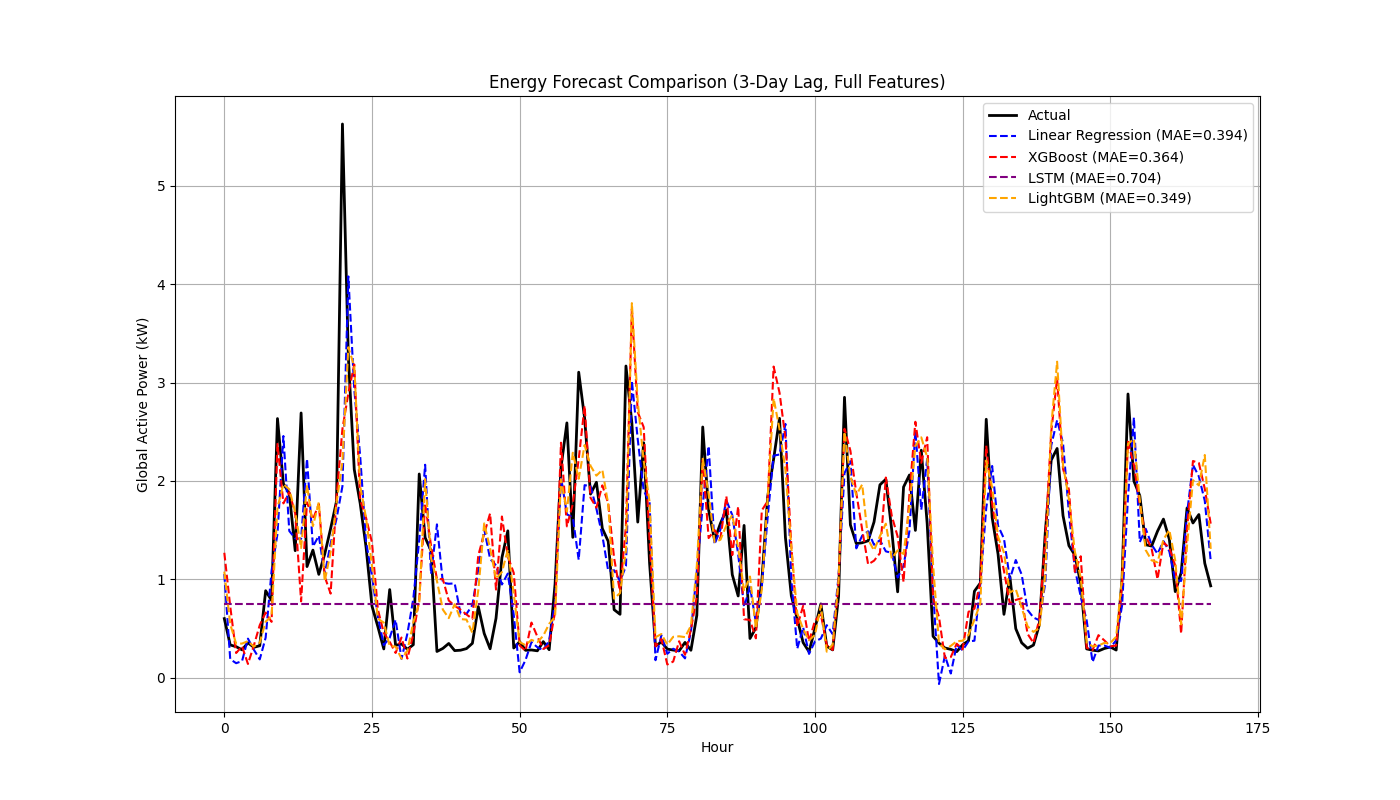

Source code (Python):
import pandas as pd
import numpy as np
import matplotlib.pyplot as plt
import os
import time
import math
import xgboost as xgb
import lightgbm as lgb
from sklearn.metrics import mean_squared_error, mean_absolute_error, r2_score
from sklearn.linear_model import LinearRegression
from tensorflow.keras.models import Sequential
from tensorflow.keras.layers import LSTM, Dense

# ==========================================
# 1. HELPER FUNCTIONS
# ==========================================

def evaluate_forecast(y_true, y_pred):
    mae = mean_absolute_error(y_true, y_pred)
    rmse = math.sqrt(mean_squared_error(y_true, y_pred))
    r2 = r2_score(y_true, y_pred)
    return mae, rmse, r2

def series_to_supervised(data, n_in=1, n_out=1, dropnan=True):
    n_vars = 1 if type(data) is list else data.shape[1]
    df = pd.DataFrame(data)
    cols, names = list(), list()
    
    # Input sequence (t-n, ... t-1)
    for i in range(n_in, 0, -1):
        cols.append(df.shift(i))
        names += [('var%d(t-%d)' % (j+1, i)) for j in range(n_vars)]
        
    # Forecast sequence (t, t+1, ... t+n)
    for i in range(0, n_out):
        cols.append(df.shift(-i))
        if i == 0:
            names += [('var%d(t)' % (j+1)) for j in range(n_vars)]
        else:
            names += [('var%d(t+%d)' % (j+1, i)) for j in range(n_vars)]
            
    agg = pd.concat(cols, axis=1)
    agg.columns = names
    
    if dropnan:
        agg.dropna(inplace=True)
    return agg

def load_and_process_data(filepath):
    print(f"Loading data from {filepath}...")
    
    if not os.path.exists(filepath):
        raise FileNotFoundError(f"File not found: {filepath}")

    df = pd.read_csv(filepath, sep=';', 
                     parse_dates={'dt': ['Date', 'Time']}, 
                     infer_datetime_format=True, 
                     dayfirst=True,
                     low_memory=False, 
                     na_values=['nan', '?'])

    df = df.set_index('dt')
    df = df.fillna(method='ffill')

    cols_to_numeric = ['Global_active_power', 'Global_reactive_power', 'Voltage', 
                       'Global_intensity', 'Sub_metering_1', 'Sub_metering_2', 'Sub_metering_3']
    for col in cols_to_numeric:
        df[col] = pd.to_numeric(df[col], errors='coerce')
        
    # Feature Engineering
    df['hour'] = df.index.hour
    df['day_of_week'] = df.index.dayofweek
    df['month'] = df.index.month
    
    # Resample to Hourly
    df_hourly = df.resample('H').mean()
    df_hourly = df_hourly.dropna()
    
    print(f"Data processed. Hourly shape: {df_hourly.shape}")
    return df_hourly

# ==========================================
# 2. MODEL TRAINING FUNCTIONS
# ==========================================

def train_linear_regression(train_X, train_y, test_X, test_y):
    print("Training Linear Regression...")
    start_time = time.time()
    
    model = LinearRegression()
    model.fit(train_X, train_y)
    predictions = model.predict(test_X)
    
    inference_time = time.time() - start_time
    mae, rmse, r2 = evaluate_forecast(test_y, predictions)
    return predictions, mae, rmse, r2, inference_time

def train_xgboost(train_X, train_y, test_X, test_y):
    print("Training XGBoost...")
    start_time = time.time()
    
    model = xgb.XGBRegressor(objective='reg:squarederror', n_estimators=500, n_jobs=-1)
    model.fit(train_X, train_y)
    predictions = model.predict(test_X)
    
    inference_time = time.time() - start_time
    mae, rmse, r2 = evaluate_forecast(test_y, predictions)
    return predictions, mae, rmse, r2, inference_time

def train_lightgbm(train_X, train_y, test_X, test_y):
    print("Training LightGBM...")
    start_time = time.time()
    
    model = lgb.LGBMRegressor(n_estimators=500, n_jobs=-1)
    model.fit(train_X, train_y)
    predictions = model.predict(test_X)
    
    inference_time = time.time() - start_time
    mae, rmse, r2 = evaluate_forecast(test_y, predictions)
    return predictions, mae, rmse, r2, inference_time

def train_lstm(train_X, train_y, test_X, test_y):
    print("Training LSTM...")
    start_time = time.time()
    
    # Reshape for LSTM [samples, timesteps, features]
    train_X_reshaped = train_X.reshape((train_X.shape[0], 1, train_X.shape[1]))
    test_X_reshaped = test_X.reshape((test_X.shape[0], 1, test_X.shape[1]))
    
    model = Sequential()
    model.add(LSTM(50, input_shape=(train_X_reshaped.shape[1], train_X_reshaped.shape[2])))
    model.add(Dense(1))
    model.compile(loss='mae', optimizer='adam')
    
    # Reduced epochs for efficiency in this demo, increase for production
    model.fit(train_X_reshaped, train_y, epochs=10, batch_size=72, verbose=0, shuffle=False)
    
    predictions = model.predict(test_X_reshaped).flatten()
    
    inference_time = time.time() - start_time
    mae, rmse, r2 = evaluate_forecast(test_y, predictions)
    return predictions, mae, rmse, r2, inference_time

# ==========================================
# 3. MAIN EXECUTION
# ==========================================

def main():
    dataset_path = r"c:/Users/Akshat/Desktop/AISmartHome/individual+household+electric+power+consumption/household_power_consumption.txt"
    try:
        data = load_and_process_data(dataset_path)
    except Exception as e:
        print(f"Failed to load data: {e}")
        return

    # Configuration: Full Features & 3-Day Lag
    features_to_use = ['Global_active_power', 'Global_reactive_power', 'Voltage', 
                       'Global_intensity', 'Sub_metering_1', 'Sub_metering_2', 
                       'Sub_metering_3', 'hour', 'day_of_week']
    n_lag = 72
    
    print(f"\nConfiguration: Lag={n_lag} hours (3 Days), Features={len(features_to_use)}")

    # Prepare Data
    dataset = data[features_to_use].values
    reframed = series_to_supervised(dataset, n_in=n_lag, n_out=1)
    
    # Drop columns we don't want to predict (keep only var1(t) which is Global_active_power)
    n_features = len(features_to_use)
    if n_features > 1:
        reframed.drop(reframed.columns[list(range(reframed.shape[1] - (n_features - 1), reframed.shape[1]))], axis=1, inplace=True)
        
    values = reframed.values
    
    # Split Train/Test (Last week)
    n_test = 168
    train = values[:-n_test, :]
    test = values[-n_test:, :]
    
    train_X, train_y = train[:, :-1], train[:, -1]
    test_X, test_y = test[:, :-1], test[:, -1]
    
    results = {}
    
    # --- Train Models ---
    
    # 1. Linear Regression
    try:
        pred, mae, rmse, r2, time_taken = train_linear_regression(train_X, train_y, test_X, test_y)
        results['Linear Regression'] = {'MAE': mae, 'RMSE': rmse, 'R2': r2, 'Time': time_taken, 'Pred': pred}
    except Exception as e:
        print(f"Linear Regression failed: {e}")

    # 2. XGBoost
    try:
        pred, mae, rmse, r2, time_taken = train_xgboost(train_X, train_y, test_X, test_y)
        results['XGBoost'] = {'MAE': mae, 'RMSE': rmse, 'R2': r2, 'Time': time_taken, 'Pred': pred}
    except Exception as e:
        print(f"XGBoost failed: {e}")

    # 3. LSTM
    try:
        pred, mae, rmse, r2, time_taken = train_lstm(train_X, train_y, test_X, test_y)
        results['LSTM'] = {'MAE': mae, 'RMSE': rmse, 'R2': r2, 'Time': time_taken, 'Pred': pred}
    except Exception as e:
        print(f"LSTM failed: {e}")

    # 4. LightGBM
    try:
        pred, mae, rmse, r2, time_taken = train_lightgbm(train_X, train_y, test_X, test_y)
        results['LightGBM'] = {'MAE': mae, 'RMSE': rmse, 'R2': r2, 'Time': time_taken, 'Pred': pred}
    except Exception as e:
        print(f"LightGBM failed: {e}")
        
    # --- Print Results ---
    print("\n" + "="*80)
    print(f"{'Model':<20} | {'MAE':<10} | {'RMSE':<10} | {'R2 Score':<10} | {'Time (s)':<10}")
    print("-" * 80)
    for name, metrics in results.items():
        print(f"{name:<20} | {metrics['MAE']:<10.4f} | {metrics['RMSE']:<10.4f} | {metrics['R2']:<10.4f} | {metrics['Time']:<10.4f}")
    print("="*80)
    
    # --- Visualize ---
    plt.figure(figsize=(14, 8))
    plt.plot(test_y[:168], label='Actual', color='black', linewidth=2)
    
    colors = {'Linear Regression': 'blue', 'XGBoost': 'red', 'LSTM': 'purple', 'LightGBM': 'orange'}
    
    for name, metrics in results.items():
        plt.plot(metrics['Pred'][:168], label=f"{name} (MAE={metrics['MAE']:.3f})", 
                 color=colors.get(name, 'gray'), linestyle='--')
            
    plt.title('Energy Forecast Comparison (3-Day Lag, Full Features)')
    plt.xlabel('Hour')
    plt.ylabel('Global Active Power (kW)')
    plt.legend()
    plt.grid(True)
    plt.savefig('energy_forecast.png')
    print("\nComparison plot saved to 'energy_forecast.png'")

if __name__ == "__main__":
    main()
